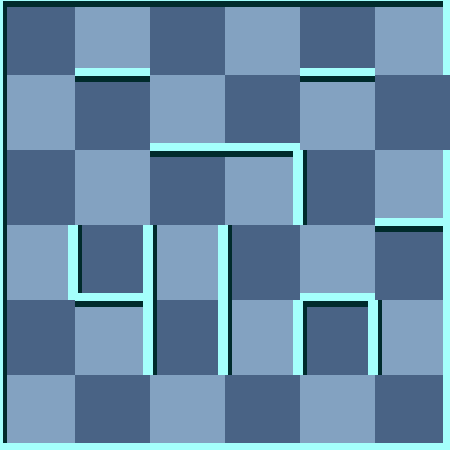

This is a level from a 2D game, rendered from its Tiled map with the project's own tilesets. A one-line summary and the map file follow, with tile-layer data summarised:
An orthogonal 6x6 tile map with 75x75 px tiles, 2 tile layers (background, 块层 1) and 7 objects (2x Trap, Exit, Player, RedMummy, Key, ...).

<map version="1.0" orientation="orthogonal" width="6" height="6" tilewidth="75" tileheight="75">
 <tileset firstgid="1" name="wall" tilewidth="75" tileheight="75">
  <image source="gfx/wall.png" width="300" height="375" />
  <tile id="0">
   <properties>
    <property name="ValOfWall" value="0" />
   </properties>
  </tile>
  <tile id="1">
   <properties>
    <property name="ValOfWall" value="1" />
   </properties>
  </tile>
  <tile id="2">
   <properties>
    <property name="ValOfWall" value="2" />
   </properties>
  </tile>
  <tile id="3">
   <properties>
    <property name="ValOfWall" value="3" />
   </properties>
  </tile>
  <tile id="4">
   <properties>
    <property name="ValOfWall" value="4" />
   </properties>
  </tile>
  <tile id="5">
   <properties>
    <property name="ValOfWall" value="5" />
   </properties>
  </tile>
  <tile id="6">
   <properties>
    <property name="ValOfWall" value="6" />
   </properties>
  </tile>
  <tile id="7">
   <properties>
    <property name="ValOfWall" value="7" />
   </properties>
  </tile>
  <tile id="8">
   <properties>
    <property name="ValOfWall" value="8" />
   </properties>
  </tile>
  <tile id="9">
   <properties>
    <property name="ValOfWall" value="9" />
   </properties>
  </tile>
  <tile id="10">
   <properties>
    <property name="ValOfWall" value="10" />
   </properties>
  </tile>
  <tile id="11">
   <properties>
    <property name="ValOfWall" value="11" />
   </properties>
  </tile>
  <tile id="12">
   <properties>
    <property name="ValOfWall" value="12" />
   </properties>
  </tile>
  <tile id="13">
   <properties>
    <property name="ValOfWall" value="13" />
   </properties>
  </tile>
  <tile id="14">
   <properties>
    <property name="ValOfWall" value="14" />
   </properties>
  </tile>
  <tile id="15">
   <properties>
    <property name="ValOfWall" value="15" />
   </properties>
  </tile>
  <tile id="18">
   <properties>
    <property name="ValOfWall" value="-1" />
   </properties>
  </tile>
 </tileset>
 <layer name="background" width="6" height="6">
  <data>[36 cells, 36 non-empty, 2 distinct tile ids]</data>
 </layer>
 <layer name="块层 1" width="6" height="6">
  <data>[36 cells, 36 non-empty, 12 distinct tile ids]</data>
 </layer>
 <objectgroup name="对象层 1" width="6" height="6">
  <object name="Exit" x="450" y="75" />
  <object name="Trap" x="375" y="0">
   <properties>
    <property name="value" value="8" />
   </properties>
  </object>
  <object name="Trap" x="300" y="150">
   <properties>
    <property name="value" value="9" />
   </properties>
  </object>
  <object name="Player" x="150" y="375">
   <properties>
    <property name="value" value="1" />
   </properties>
  </object>
  <object name="RedMummy" x="75" y="75">
   <properties>
    <property name="value" value="21" />
   </properties>
  </object>
  <object name="Key" x="0" y="225">
   <properties>
    <property name="value" value="12" />
   </properties>
  </object>
  <object name="Door" x="225" y="225">
   <properties>
    <property name="direction" value="2" />
    <property name="value" value="15" />
   </properties>
  </object>
 </objectgroup>
</map>
